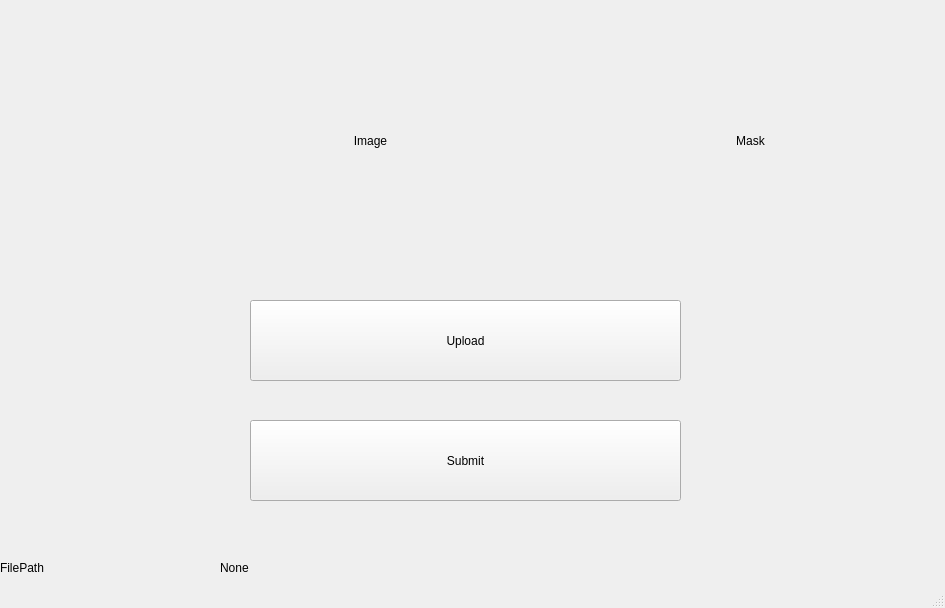
<?xml version="1.0" encoding="UTF-8"?>
<ui version="4.0">
 <class>MainWindow</class>
 <widget class="QMainWindow" name="MainWindow">
  <property name="geometry">
   <rect>
    <x>0</x>
    <y>0</y>
    <width>945</width>
    <height>608</height>
   </rect>
  </property>
  <property name="mouseTracking">
   <bool>false</bool>
  </property>
  <property name="windowTitle">
   <string>MRI segementation using UNET</string>
  </property>
  <property name="autoFillBackground">
   <bool>false</bool>
  </property>
  <property name="tabShape">
   <enum>QTabWidget::Rounded</enum>
  </property>
  <widget class="QWidget" name="centralwidget">
   <widget class="QPushButton" name="pushButton">
    <property name="geometry">
     <rect>
      <x>250</x>
      <y>300</y>
      <width>431</width>
      <height>81</height>
     </rect>
    </property>
    <property name="text">
     <string>Upload</string>
    </property>
   </widget>
   <widget class="QPushButton" name="pushButton_2">
    <property name="geometry">
     <rect>
      <x>250</x>
      <y>420</y>
      <width>431</width>
      <height>81</height>
     </rect>
    </property>
    <property name="text">
     <string>Submit</string>
    </property>
   </widget>
   <widget class="QLabel" name="pixmap">
    <property name="geometry">
     <rect>
      <x>210</x>
      <y>30</y>
      <width>321</width>
      <height>221</height>
     </rect>
    </property>
    <property name="text">
     <string>Image</string>
    </property>
    <property name="alignment">
     <set>Qt::AlignCenter</set>
    </property>
   </widget>
   <widget class="QLabel" name="FilePath">
    <property name="geometry">
     <rect>
      <x>220</x>
      <y>560</y>
      <width>721</width>
      <height>16</height>
     </rect>
    </property>
    <property name="text">
     <string>None</string>
    </property>
   </widget>
   <widget class="QLabel" name="labelFile">
    <property name="geometry">
     <rect>
      <x>0</x>
      <y>560</y>
      <width>60</width>
      <height>16</height>
     </rect>
    </property>
    <property name="text">
     <string>FilePath</string>
    </property>
   </widget>
   <widget class="QLabel" name="Mask">
    <property name="geometry">
     <rect>
      <x>590</x>
      <y>30</y>
      <width>321</width>
      <height>221</height>
     </rect>
    </property>
    <property name="text">
     <string>Mask</string>
    </property>
    <property name="alignment">
     <set>Qt::AlignCenter</set>
    </property>
   </widget>
  </widget>
  <widget class="QStatusBar" name="statusbar"/>
 </widget>
 <resources/>
 <connections/>
</ui>
